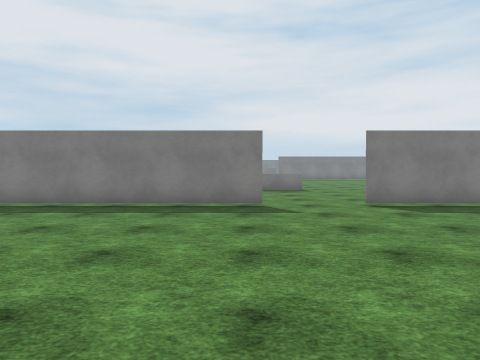
View 1 (above)

18 first-person views from a walk through a scene from a Unity 3-D project. The camera is 1.46 m above the floor, tilts 2° down and sees 70° across. The floor is counted in squares, 1.55 m on a side. Each view is taken from the middle of a square. On the plan, view 1 faces up. The plan holds only what a view shows up to about 12 squares ahead; the rest is blank. The place goes on beyond the plan. The player is left out. Surface patterns are stand-ins for the level's own textures.

View 2
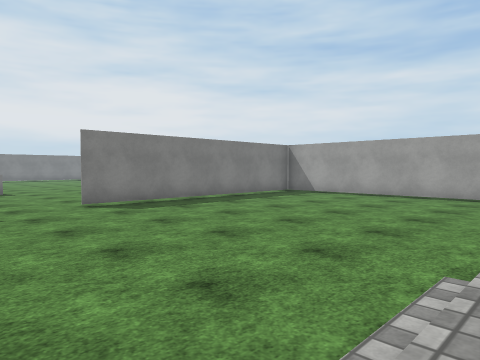

View 3
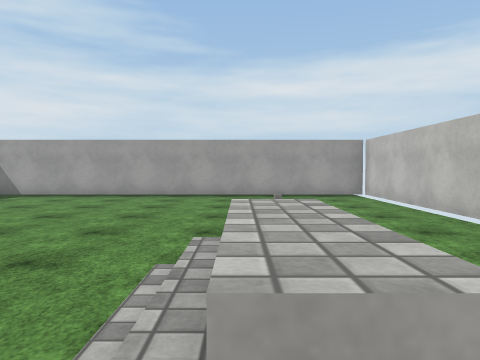

View 4
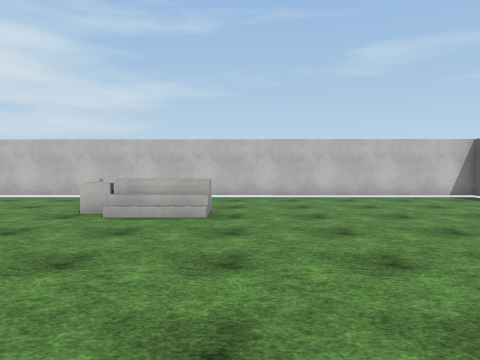

View 5
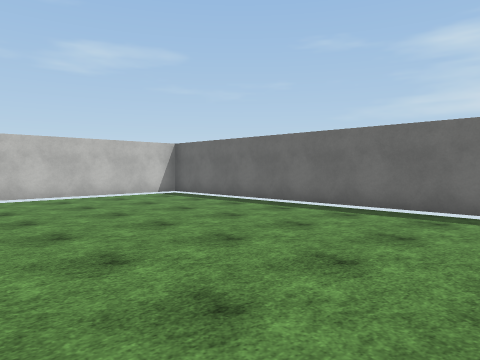

View 6
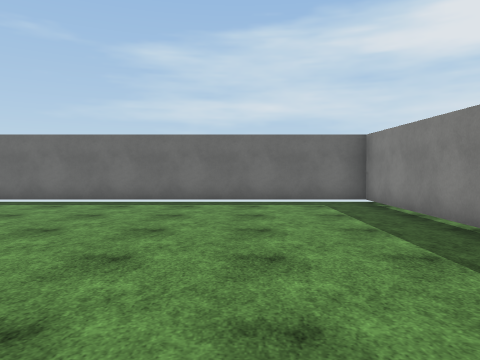

View 7
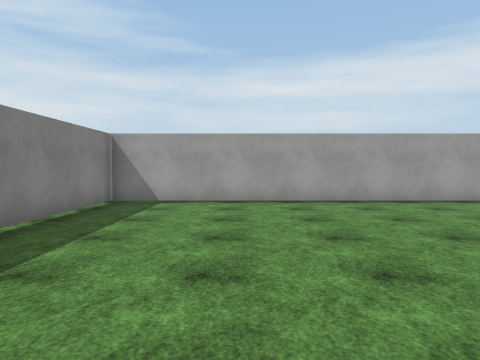

View 8
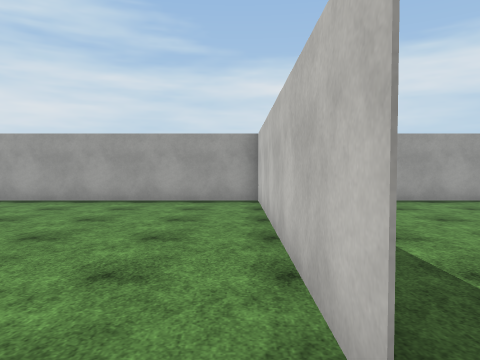

View 9
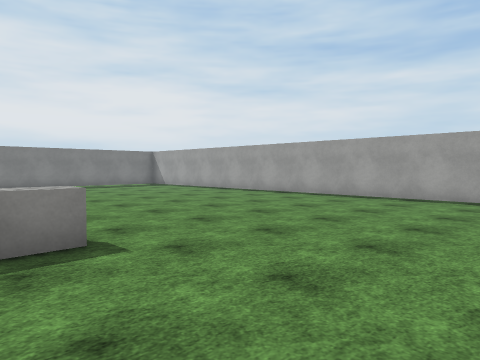

View 10
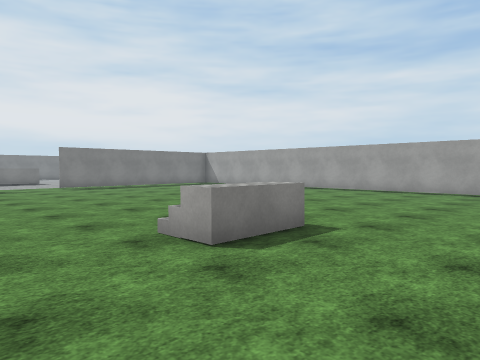

View 11
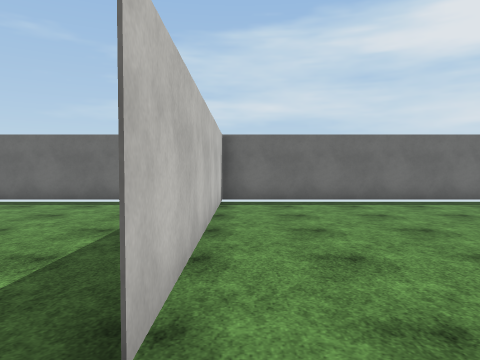

View 12
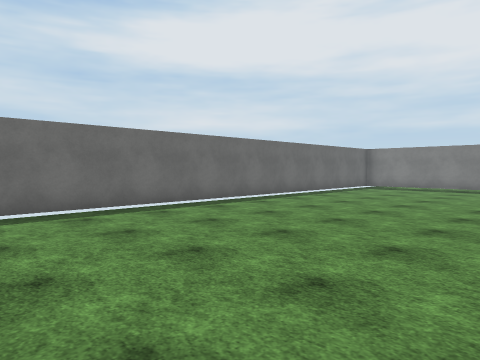

View 13
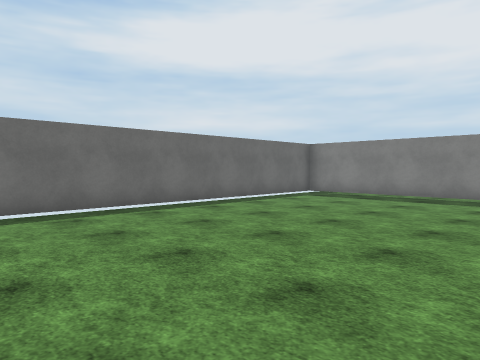

View 14
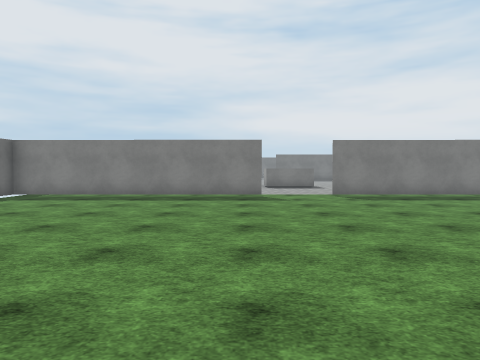

View 15
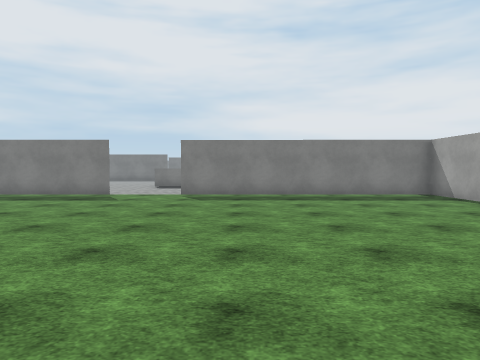

View 16
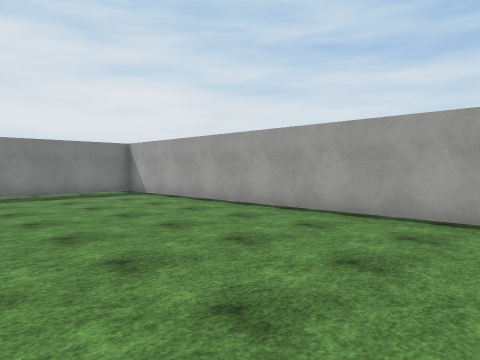

View 17
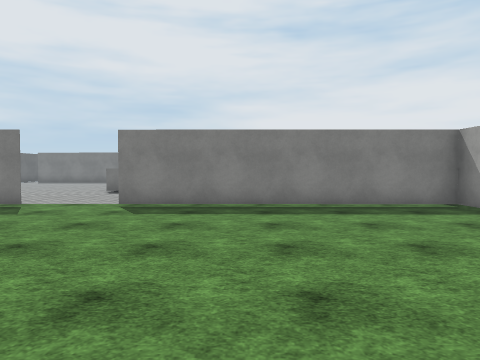

View 18
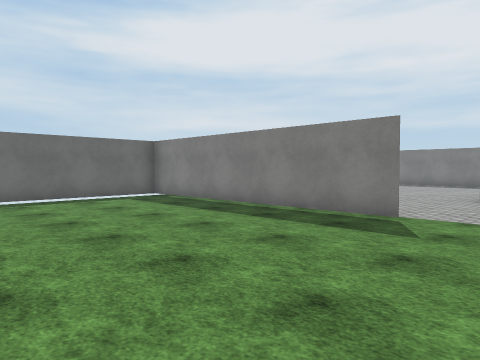

### Floor plan
Key: @ floor where view 1 was taken; # wall or solid block; . floor; / step, stairs or slope; = window, fence, low wall or low ledge; T thing the floor can be seen under or through; O other object.
Columns run from 8 left of view 1 to 12 right of it. Each row starts with its distance up from view 1.
 30         ...
 29         ...
 28  ...................
 27 #########...TTTTTTTT
 26 #...................#
 25 #...................#
 24 #...................#
 23 #...................#
 22 #...................#
 21 #...................#
 20 #...................#
 19 #...................#
 18 #...................#
 17 #...................#
 16 #...................#
 15 #........//.........#
 14 #......../=.........#
 13 #...................#
 12 #...................#
 11 #...................#
 10 #...................#
  9 #...................#
  8 ##TTTTTTT...TTTTTT###
  7 #...................#
  6 #...................#
  5 #...................#
  4 #...................#
  3 #...................#
  2 #...................#
  1 #...................#
  0 #.......@//O........#
 -1 #..............   ..#
 -2 #......... .........#
 -3 #.........  ........#
 -4 #####################

Positions as (right, up) in squares from view 1, and headings:
1: (0, 0), facing up
2: (0, 0), facing up-right
3: (0, 0), facing right
4: (0, 7), facing down
5: (0, 7), facing down-left
6: (2, 5), facing left
7: (2, 5), facing right
8: (2, 9), facing right
9: (1, 10), facing up-right
10: (-2, 11), facing up-right
11: (2, 9), facing left
12: (0, 11), facing up-left
13: (0, 16), facing up-left
14: (0, 16), facing up
15: (5, 16), facing up
16: (5, 15), facing up-right
17: (6, 19), facing up
18: (3, 21), facing up-left
